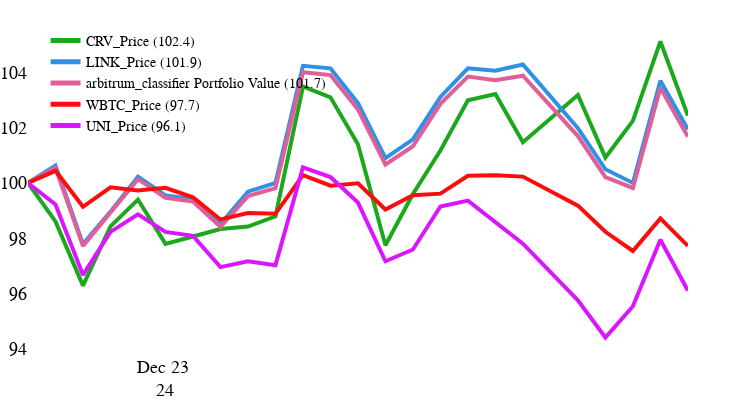

Notebook code for this chart:
### Code cell
chartBuilder(
    fig=prices_fig,
    add_the_date=True,
    save=False
)

### Figure 1 — Plotly figure (JSON) as saved in the notebook; plotly's stock layout.template omitted (floating-point values rounded to 4 significant figures)
{"data": [{"connectgaps": true, "line": {"color": "#1CA71C", "width": 4}, "marker": {"color": "#1CA71C", "size": 10}, "mode": "lines", "name": "CRV_Price (102.4)", "showlegend": true, "text": "", "type": "scatter", "x": ["2024-12-22T19:00:00", "2024-12-22T20:00:00", "2024-12-22T21:00:00", "2024-12-22T22:00:00", "2024-12-22T23:00:00", "2024-12-23T00:00:00", "2024-12-23T01:00:00", "2024-12-23T02:00:00", "2024-12-23T03:00:00", "2024-12-23T04:00:00", "2024-12-23T05:00:00", "2024-12-23T06:00:00", "2024-12-23T07:00:00", "2024-12-23T08:00:00", "2024-12-23T09:00:00", "2024-12-23T10:00:00", "2024-12-23T11:00:00", "2024-12-23T12:00:00", "2024-12-23T13:00:00", "2024-12-23T15:00:00", "2024-12-23T16:00:00", "2024-12-23T17:00:00", "2024-12-23T18:00:00", "2024-12-23T19:00:00"], "xaxis": "x", "y": [100, 98.61, 96.28, 98.43, 99.4, 97.8, 98.06, 98.33, 98.42, 98.79, 103.5, 103.1, 101.4, 97.75, 99.6, 101.2, 103.0, 103.2, 101.5, 103.2, 100.9, 102.2, 105.1, 102.4], "yaxis": "y"}, {"connectgaps": true, "line": {"color": "#2E91E5", "width": 4}, "marker": {"color": "#2E91E5", "size": 10}, "mode": "lines", "name": "LINK_Price (101.9)", "showlegend": true, "text": "", "type": "scatter", "x": ["2024-12-22T19:00:00", "2024-12-22T20:00:00", "2024-12-22T21:00:00", "2024-12-22T22:00:00", "2024-12-22T23:00:00", "2024-12-23T00:00:00", "2024-12-23T01:00:00", "2024-12-23T02:00:00", "2024-12-23T03:00:00", "2024-12-23T04:00:00", "2024-12-23T05:00:00", "2024-12-23T06:00:00", "2024-12-23T07:00:00", "2024-12-23T08:00:00", "2024-12-23T09:00:00", "2024-12-23T10:00:00", "2024-12-23T11:00:00", "2024-12-23T12:00:00", "2024-12-23T13:00:00", "2024-12-23T15:00:00", "2024-12-23T16:00:00", "2024-12-23T17:00:00", "2024-12-23T18:00:00", "2024-12-23T19:00:00"], "xaxis": "x", "y": [100, 100.6, 97.79, 98.96, 100.2, 99.55, 99.41, 98.51, 99.68, 100.0, 104.2, 104.2, 102.9, 100.9, 101.6, 103.1, 104.2, 104.1, 104.3, 102.0, 100.5, 100.0, 103.7, 101.9], "yaxis": "y"}, {"connectgaps": true, "line": {"color": "#E15F99", "width": 4}, "marker": {"color": "#E15F99", "size": 10}, "mode": "lines", "name": "arbitrum_classifier Portfolio Value (101.7)", "showlegend": true, "text": "", "type": "scatter", "x": ["2024-12-22T19:00:00", "2024-12-22T20:00:00", "2024-12-22T21:00:00", "2024-12-22T22:00:00", "2024-12-22T23:00:00", "2024-12-23T00:00:00", "2024-12-23T01:00:00", "2024-12-23T02:00:00", "2024-12-23T03:00:00", "2024-12-23T04:00:00", "2024-12-23T05:00:00", "2024-12-23T06:00:00", "2024-12-23T07:00:00", "2024-12-23T08:00:00", "2024-12-23T09:00:00", "2024-12-23T10:00:00", "2024-12-23T11:00:00", "2024-12-23T12:00:00", "2024-12-23T13:00:00", "2024-12-23T15:00:00", "2024-12-23T16:00:00", "2024-12-23T17:00:00", "2024-12-23T18:00:00", "2024-12-23T19:00:00"], "xaxis": "x", "y": [100, 100.5, 97.72, 98.92, 100.1, 99.47, 99.33, 98.41, 99.53, 99.81, 104.0, 103.9, 102.7, 100.7, 101.3, 102.9, 103.9, 103.7, 103.9, 101.7, 100.2, 99.82, 103.4, 101.7], "yaxis": "y"}, {"connectgaps": true, "line": {"color": "#FB0D0D", "width": 4}, "marker": {"color": "#FB0D0D", "size": 10}, "mode": "lines", "name": "WBTC_Price (97.7)", "showlegend": true, "text": "", "type": "scatter", "x": ["2024-12-22T19:00:00", "2024-12-22T20:00:00", "2024-12-22T21:00:00", "2024-12-22T22:00:00", "2024-12-22T23:00:00", "2024-12-23T00:00:00", "2024-12-23T01:00:00", "2024-12-23T02:00:00", "2024-12-23T03:00:00", "2024-12-23T04:00:00", "2024-12-23T05:00:00", "2024-12-23T06:00:00", "2024-12-23T07:00:00", "2024-12-23T08:00:00", "2024-12-23T09:00:00", "2024-12-23T10:00:00", "2024-12-23T11:00:00", "2024-12-23T12:00:00", "2024-12-23T13:00:00", "2024-12-23T15:00:00", "2024-12-23T16:00:00", "2024-12-23T17:00:00", "2024-12-23T18:00:00", "2024-12-23T19:00:00"], "xaxis": "x", "y": [100, 100.4, 99.14, 99.84, 99.73, 99.82, 99.48, 98.68, 98.91, 98.88, 100.3, 99.9, 99.99, 99.04, 99.56, 99.61, 100.3, 100.3, 100.2, 99.18, 98.23, 97.54, 98.72, 97.72], "yaxis": "y"}, {"connectgaps": true, "line": {"color": "#DA16FF", "width": 4}, "marker": {"color": "#DA16FF", "size": 10}, "mode": "lines", "name": "UNI_Price (96.1)", "showlegend": true, "text": "", "type": "scatter", "x": ["2024-12-22T19:00:00", "2024-12-22T20:00:00", "2024-12-22T21:00:00", "2024-12-22T22:00:00", "2024-12-22T23:00:00", "2024-12-23T00:00:00", "2024-12-23T01:00:00", "2024-12-23T02:00:00", "2024-12-23T03:00:00", "2024-12-23T04:00:00", "2024-12-23T05:00:00", "2024-12-23T06:00:00", "2024-12-23T07:00:00", "2024-12-23T08:00:00", "2024-12-23T09:00:00", "2024-12-23T10:00:00", "2024-12-23T11:00:00", "2024-12-23T12:00:00", "2024-12-23T13:00:00", "2024-12-23T15:00:00", "2024-12-23T16:00:00", "2024-12-23T17:00:00", "2024-12-23T18:00:00", "2024-12-23T19:00:00"], "xaxis": "x", "y": [100, 99.22, 96.67, 98.23, 98.87, 98.23, 98.09, 96.95, 97.17, 97.03, 100.6, 100.2, 99.29, 97.17, 97.59, 99.15, 99.36, 98.58, 97.8, 95.75, 94.41, 95.54, 97.95, 96.1], "yaxis": "y"}], "layout": {"annotations": [{"align": "center", "font": {"color": "black", "size": 14}, "showarrow": false, "text": "12-23-2024", "x": 0.05, "xref": "paper", "y": 1.18, "yref": "paper"}], "autosize": true, "font": {"family": "Cardo", "size": 18}, "height": 400, "legend": {"bgcolor": "rgba(0,0,0,0)", "font": {"color": "black", "family": "Cardo", "size": 14}, "itemsizing": "constant", "orientation": "v", "traceorder": "normal", "x": 0.025, "xanchor": "left", "y": 1, "yanchor": "top"}, "margin": {"b": 0, "l": 0, "r": 0, "t": 25}, "paper_bgcolor": "rgba(0,0,0,0)", "plot_bgcolor": "rgba(0,0,0,0)", "title": {"font": {"color": "black", "family": "Cardo", "size": 27}, "text": "<span style='color: black; font-weight: normal;'></span><br><sub style='font-size: 18px; color: black; font-weight: normal;'></sub>", "x": 0.1, "xanchor": "left", "y": 0.9, "yanchor": "top"}, "uniformtext": {"minsize": 15, "mode": "show"}, "width": 730, "xaxis": {"anchor": "y", "domain": [0, 0.94], "range": ["2024-12-22T19:00:00", "2024-12-23T19:00:00"], "tick0": "2024-12-22T19:00:00", "tickfont": {"color": "black", "family": "Cardo", "size": 18}, "tickformat": "%b %d <br>%y", "tickvals": ["2024-12-22", "2024-12-23", "2024-12-23", "2024-12-23", "2024-12-23"], "title": {"font": {"color": "black", "family": "Cardo", "size": 18}}}, "yaxis": {"anchor": "x", "domain": [0, 1], "tickfont": {"color": "black", "family": "Cardo", "size": 18}, "title": {"font": {"color": "black", "family": "Cardo", "size": 18}}}, "yaxis2": {"anchor": "x", "overlaying": "y", "side": "right", "tickfont": {"color": "black", "family": "Cardo", "size": 18}, "title": {"font": {"color": "black", "family": "Cardo", "size": 18}}}}}
